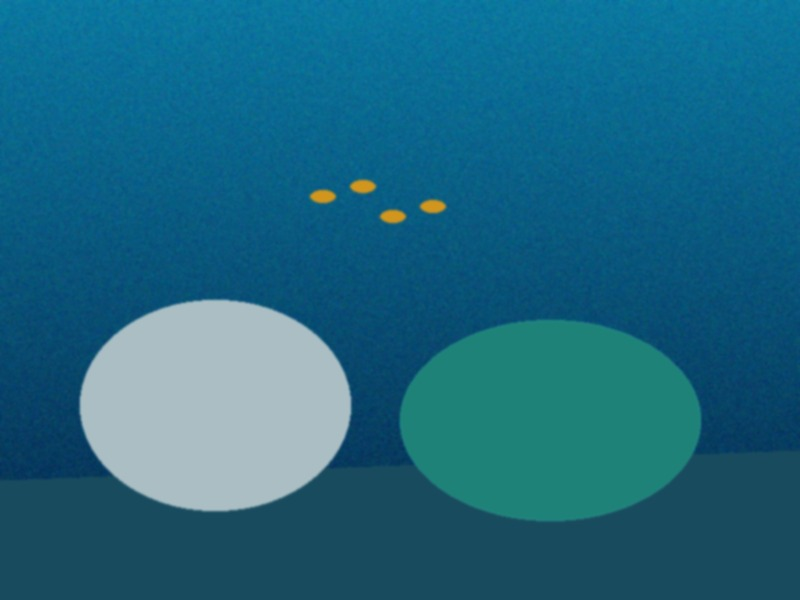
#> input picture data/samples/coral_bleaching_reef.jpg, 800 x 600 px
$ python -i optical_enhancer.py   (imports and definitions only)
#> lines starting #> are read from the running program, lines starting #| are printed output that depends on the picture
#> further down, picture is the input picture: PIL image 800x600 RGB; mean R, G, B 29.5, 103.1, 129.7
"""
AquaSentinel - Core Computer Vision Module
Physics-Based Optical Restoration, Spectral Analytics & Density Heatmap Engine

Implements multi-stage underwater optical restoration:
1. Beer-Lambert Red-Wavelength Absorption Compensation
2. Underwater Dark Channel Prior (UDCP) Backscattering Suppression
3. Color Constancy White-Balancing (Modified Gray World)
4. Spectral RGB Histogram & Channel Telemetry Extraction
5. Spatial Hazard Density Heatmap Generation
"""

import numpy as np
from PIL import Image, ImageEnhance, ImageFilter
from typing import Tuple, Dict, Any, List


class UnderwaterOpticalEnhancer:
    def __init__(self, red_gain: float = 1.35, blue_damping: float = 0.92, contrast_factor: float = 1.25):
        self.red_gain = red_gain
        self.blue_damping = blue_damping
        self.contrast_factor = contrast_factor

    def compensate_red_attenuation(self, img_np: np.ndarray) -> np.ndarray:
        """
        Inverts differential light attenuation according to Beer-Lambert law:
        I(d, lambda) = I_0 * exp(-beta(lambda) * d)
        """
        img_float = img_np.astype(np.float32) / 255.0
        r, g, b = img_float[:, :, 0], img_float[:, :, 1], img_float[:, :, 2]
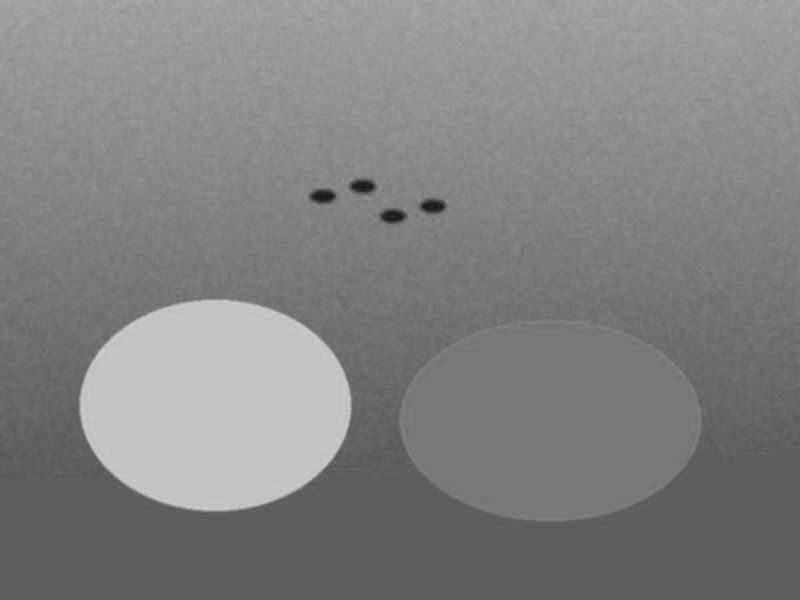
#> b: shape (600, 800) float32; min 0.0706, max 0.808, mean 0.509

        mean_r = np.mean(r)
#> mean_r = 0.116
        mean_g = np.mean(g)
#> mean_g = 0.404

        # Dynamic red compensation based on green-to-red deficiency
        diff = max(0.0, float(mean_g - mean_r))
#> diff = 0.289
        r_compensated = r + (self.red_gain * diff * (1.0 - r) * g)
        b_damped = b * self.blue_damping

        enhanced = np.stack([r_compensated, g, b_damped], axis=-1)
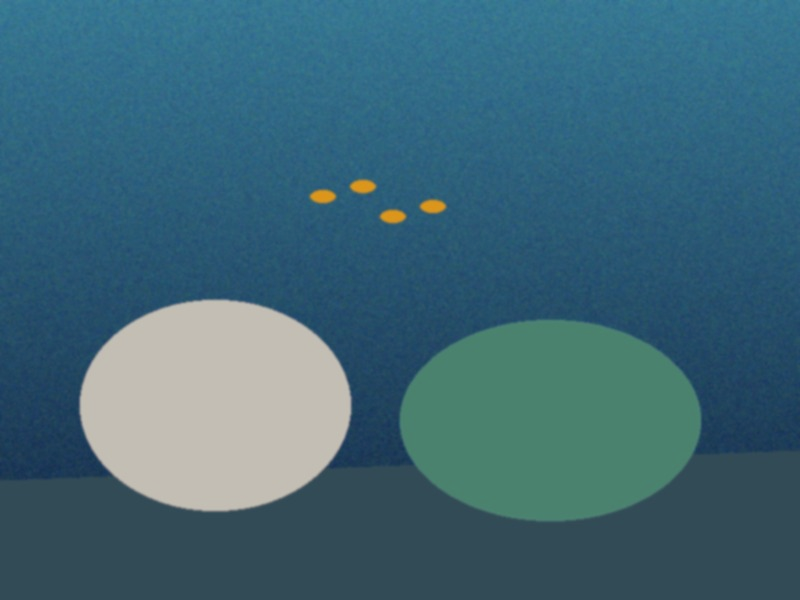
#> enhanced: shape (600, 800, 3) float32; mean of channels 0, 1, 2 0.246, 0.405, 0.469; drawn as R, G, B
        return np.clip(enhanced * 255.0, 0, 255).astype(np.uint8)

    def underwater_dark_channel_prior(self, img_np: np.ndarray, patch_size: int = 15) -> np.ndarray:
        """
        UDCP: Utilizes Green and Blue channels to estimate the transmission map
        since the Red channel is severely attenuated in aquatic medium.
        """
#> called with patch_size = 15
        img_float = img_np.astype(np.float32) / 255.0
        # UDCP uses min(G, B) rather than min(R, G, B)
        dark_channel = np.minimum(img_float[:, :, 1], img_float[:, :, 2])

        # Estimate atmospheric/background water light (top 0.1% brightest in dark channel)
        num_pixels = dark_channel.size
#> num_pixels = 480000
        num_top = max(int(num_pixels * 0.001), 1)
#> num_top = 480
        flat_dark = dark_channel.flatten()
        indices = np.argpartition(flat_dark, -num_top)[-num_top:]
#> indices = 480 values, max 406623 at index 4, min 241024 at index 342, mean 303615.8
        water_light = np.mean(img_float.reshape(-1, 3)[indices], axis=0)
#> water_light = [0.755, 0.746, 0.72]
        water_light = np.maximum(water_light, 0.2)

        # Transmission map estimation
        omega = 0.85
        norm_img = img_float / water_light
        transmission = 1.0 - (omega * np.minimum(norm_img[:, :, 1], norm_img[:, :, 2]))
        transmission = np.clip(transmission, 0.2, 1.0)[:, :, np.newaxis]
#> transmission: shape (600, 800, 1) float32

        # Dehazed restoration
        recovered = ((img_float - water_light) / transmission) + water_light
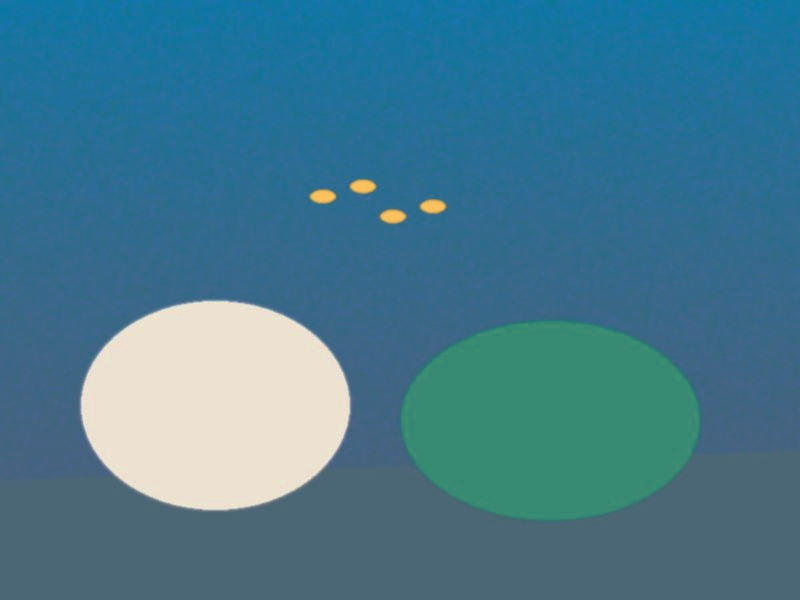
#> recovered: shape (600, 800, 3) float32; mean R, G, B -0.12, 0.169, 0.288; drawn with min black and max white
        return np.clip(recovered * 255.0, 0, 255).astype(np.uint8)
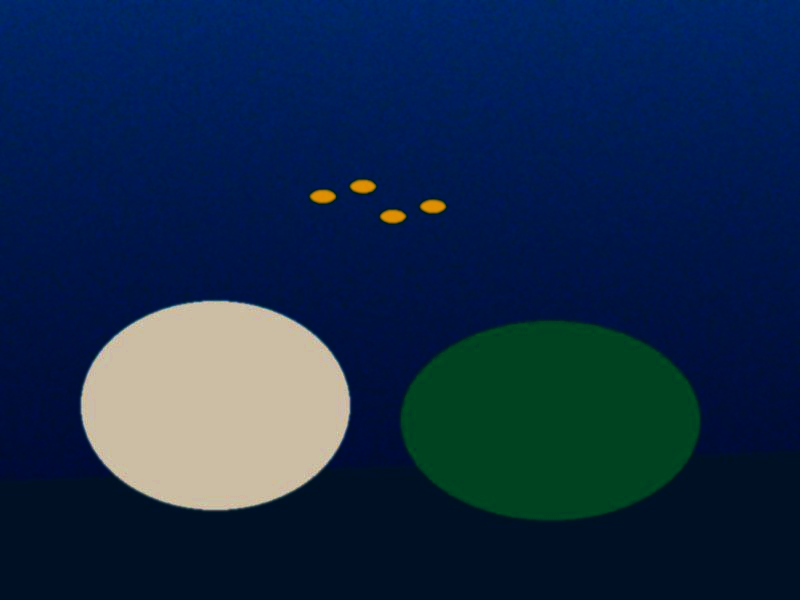
#> returned value: shape (600, 800, 3); mean of channels 0, 1, 2 19.2, 42.6, 73.1; drawn as R, G, B

    def adaptive_color_balance(self, img_np: np.ndarray, clip_percent: float = 1.0) -> np.ndarray:
        """
        White balance color constancy to eliminate pervasive cyan/green cast.
        """
#> called with clip_percent = 1
        out = np.zeros_like(img_np)
        for i in range(3):
            channel = img_np[:, :, i]
            low_val = np.percentile(channel, clip_percent)
            high_val = np.percentile(channel, 100.0 - clip_percent)

            if high_val > low_val:
                scaled = (channel.astype(np.float32) - low_val) * (255.0 / (high_val - low_val))
                out[:, :, i] = np.clip(scaled, 0, 255).astype(np.uint8)
            else:
                out[:, :, i] = channel
#> this loop made 3 passes
#> (low_val, high_val) on passes 1 to 3: (0, 204), (12, 189), (33, 165)
#> pass 1, in adaptive_color_balance, `channel = img_np[:, :, i]`:
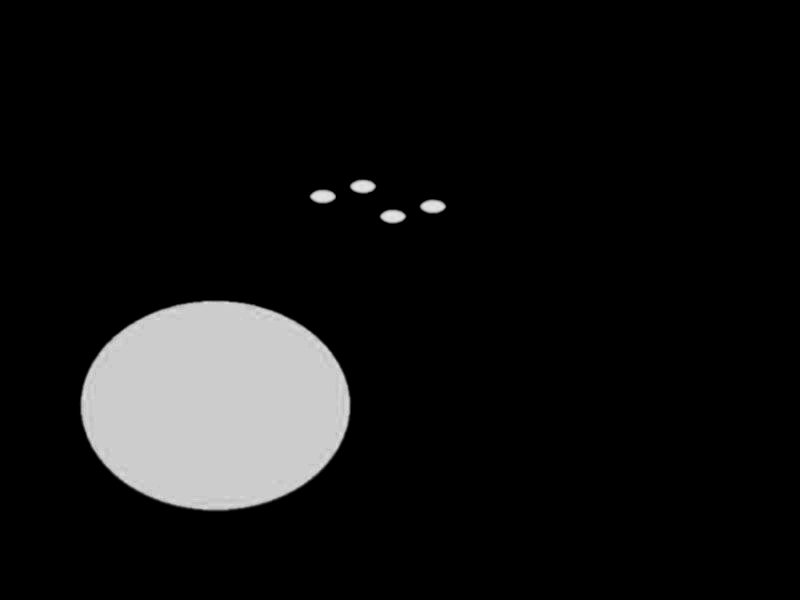
#> channel: shape (600, 800); min 0, max 229, mean 19.2
#> after the loop:
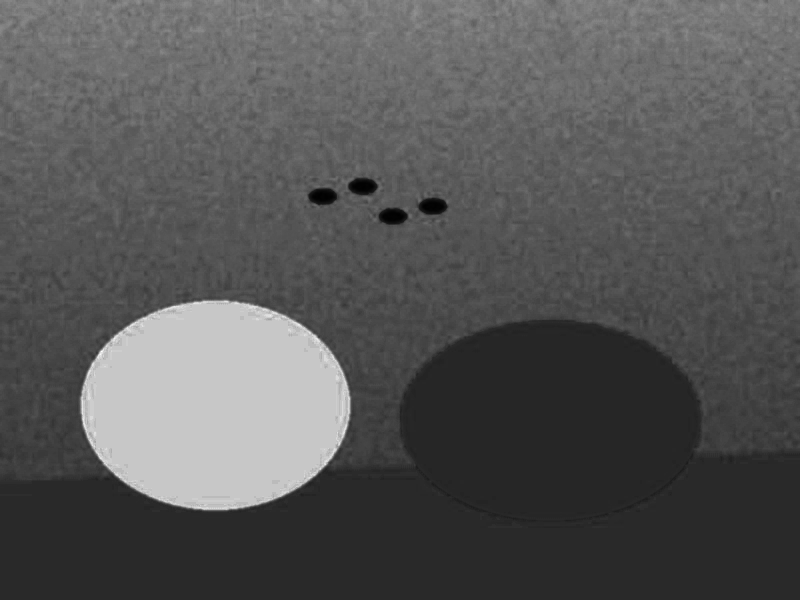
#> scaled: shape (600, 800) float32; min -59.89, max 341.9, mean 77.4; drawn with min black and max white
        return out

    def compute_spectral_histogram(self, img_np: np.ndarray, bins: int = 16) -> Dict[str, List[float]]:
        """
        Computes 16-bin normalized histograms for R, G, and B spectral bands.
        """
        hist_data = {}
        for idx, color in enumerate(["R", "G", "B"]):
            hist, _ = np.histogram(img_np[:, :, idx], bins=bins, range=(0, 256), density=True)
            hist_data[color] = [round(float(v) * 100, 2) for v in hist]
        return hist_data

    # [48 lines left out: function generate_density_heatmap, not called in this run]

    def enhance(self, pil_image: Image.Image) -> Tuple[Image.Image, Dict[str, Any]]:
        """
        Executes full physical restoration pipeline and extracts spectral telemetry.
        """
        original_np = np.array(pil_image.convert("RGB"))

        # Step 1: Red channel attenuation recovery
        compensated_np = self.compensate_red_attenuation(original_np)

        # Step 2: UDCP backscatter suppression
        dehazed_np = self.underwater_dark_channel_prior(compensated_np)

        # Step 3: Color constancy balance
        balanced_np = self.adaptive_color_balance(dehazed_np)

        # Step 4: Fine contrast and edge unsharp masking
        enhanced_pil = Image.fromarray(balanced_np)
        contrast_enhancer = ImageEnhance.Contrast(enhanced_pil)
        enhanced_pil = contrast_enhancer.enhance(self.contrast_factor)
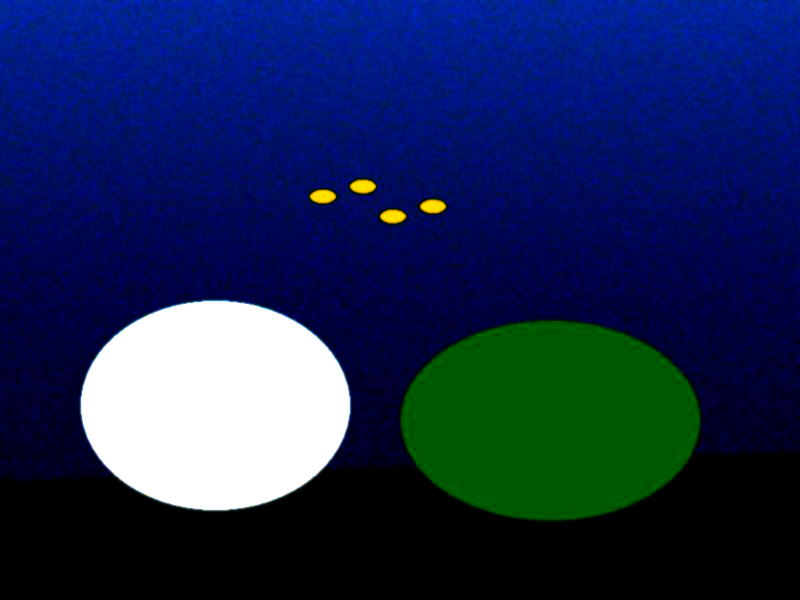
#> enhanced_pil: PIL image 800x600 RGB; mean R, G, B 24.1, 40.5, 82.7
        enhanced_pil = enhanced_pil.filter(ImageFilter.UnsharpMask(radius=2, percent=120, threshold=3))

        enhanced_np = np.array(enhanced_pil)

        # Spectral Metrics Calculation
        orig_r_mean = float(np.mean(original_np[:, :, 0]))
#> orig_r_mean = 29.52
        orig_g_mean = float(np.mean(original_np[:, :, 1]))
#> orig_g_mean = 103.1
        orig_b_mean = float(np.mean(original_np[:, :, 2]))
#> orig_b_mean = 129.7

        enh_r_mean = float(np.mean(enhanced_np[:, :, 0]))
#> enh_r_mean = 24.06
        enh_g_mean = float(np.mean(enhanced_np[:, :, 1]))
#> enh_g_mean = 40.48
        enh_b_mean = float(np.mean(enhanced_np[:, :, 2]))
#> enh_b_mean = 82.58

        orig_cast_ratio = orig_g_mean / (orig_r_mean + 1e-5)
#> orig_cast_ratio = 3.49
        enh_cast_ratio = enh_g_mean / (enh_r_mean + 1e-5)
#> enh_cast_ratio = 1.68
        reduction_pct = max(0.0, min(100.0, (1.0 - (enh_cast_ratio / orig_cast_ratio)) * 100))
#> reduction_pct = 51.85

        telemetry = {
            "original_rgb_means": {"R": round(orig_r_mean, 1), "G": round(orig_g_mean, 1), "B": round(orig_b_mean, 1)},
            "enhanced_rgb_means": {"R": round(enh_r_mean, 1), "G": round(enh_g_mean, 1), "B": round(enh_b_mean, 1)},
            "optical_cast_reduction_pct": round(reduction_pct, 1),
            "red_attenuation_recovery_factor": round(enh_r_mean / (orig_r_mean + 1e-5), 2),
            "udcp_applied": True,
            "raw_histograms": self.compute_spectral_histogram(original_np),
            "enhanced_histograms": self.compute_spectral_histogram(enhanced_np)
        }
#> after the loop in compute_spectral_histogram, `for idx, color in enumerate(["R", "G", "B"]):`: hist_data = {'R': [3.82, 1.78, 0.04, 0, 0.01, 0, 0, 0.01, 0, 0.01, 0.57, 0, 0, 0, 0, 0], 'G': [0, 0, 0, 0.14, 1.75, 1.25, 1.28, 0.64, 0.6, 0.02, 0.01, 0.57, 0.01, 0, 0, 0], 'B': [0, 0, 0, 0, 0, 1.2, 0.44, 1.68, 1.14, 1.12, 0.08, 0.01, 0.57, 0, 0, 0]}

        return enhanced_pil, telemetry

>>> from PIL import Image
>>> picture = Image.open('../data/samples/coral_bleaching_reef.jpg')
>>> result = UnderwaterOpticalEnhancer().enhance(picture)
